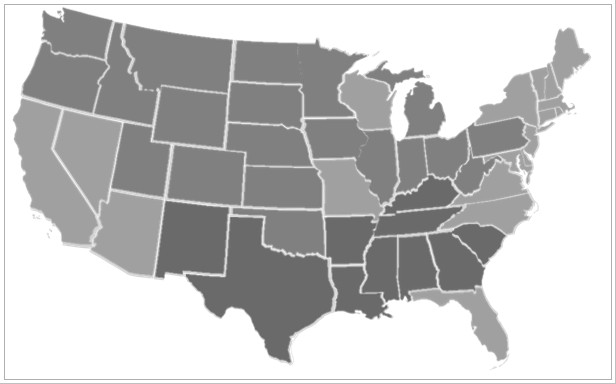
#> input picture trab1/mapaEUA.jpg, 616 x 384 px
$ python PILhistograma.py
#> lines starting #> are read from the running program, lines starting #| are printed output that depends on the picture
from PIL import Image
import numpy as np
import time as tm
import matplotlib.pyplot as plt
from mpl_toolkits.mplot3d import Axes3D
from pylab import *


pil1=Image.open('mapaEUA.jpg')
#> pil1 is the input picture: PIL image 616x384 L; min 96, max 255, mean 194
(l,h)=pil1.size
#> l = 616; h = 384
print(l,h)
#| 616 384
n=pil1.histogram()
#> n = 256 values, max 103201 at index 255, min 0 at index 0, mean 924
#print(h)
#b1=plt.bar(range(256),n)
#plt.show()

narray = np.asarray(n)
#> narray has the same summary as n
p=np.float32(narray)/(l*h)
#> p = 256 values, max 0.436 at index 255, min 0 at index 0, mean 0.00391
print((l*h))
#| 236544
b2=plt.bar(range(256),p)
#> b2 = 256 items
#ion()
plt.show()
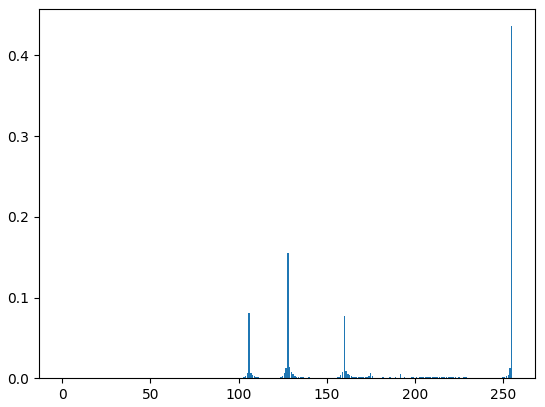
#> figure drawn by matplotlib, 1 panel; tallest bar 0.436 high, from x = 254.6 to 255.4
subplot(3, 1, 1)
plot(range(256),p)
subplot(3,1,2)
plot(range(256),narray)

cp=np.cumsum(p)
#> cp = 256 values from 0 to 1
subplot(3,1,3)
plot(range(256),cp)
plt.interactive(True)
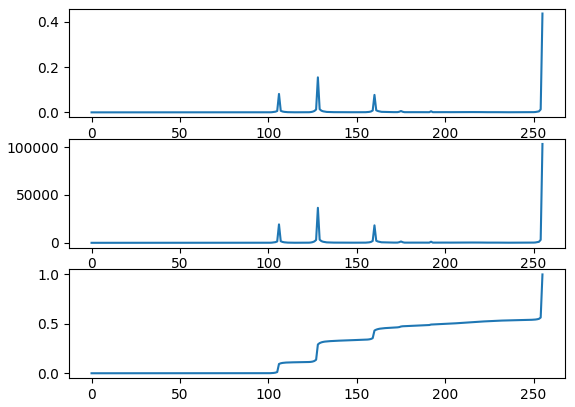
#> figure drawn by matplotlib, 3 panels; panel 1: curve peaks at x = 255, y = 0.436; panel 2: curve peaks at x = 255, y = 103201; panel 3: curve peaks at x = 255, y = 1
